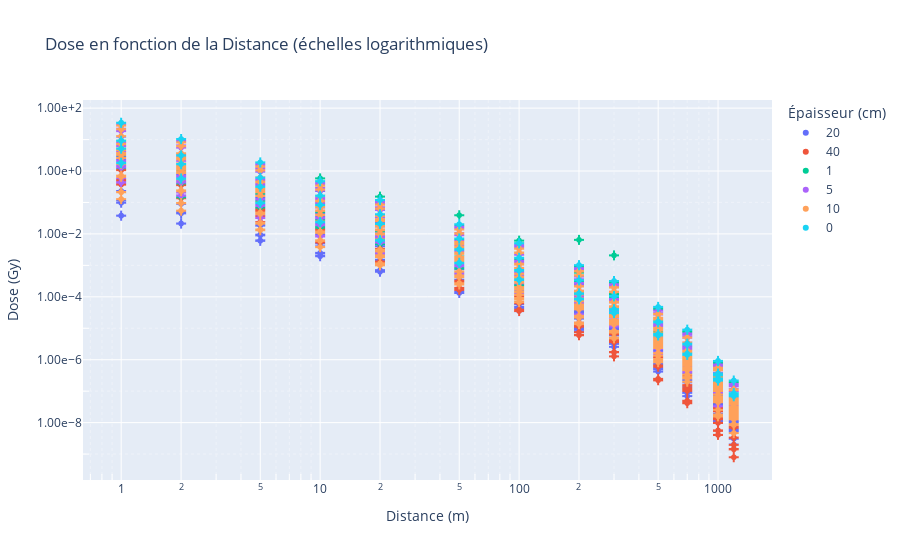

Notebook code for this chart:
### Code cell
import pandas as pd
import plotly.express as px
import ipywidgets as widgets
from IPython.display import display

# Charger vos données
data = pd.read_excel("./DB/All-at-once_DB.xlsx")

# Calcul des incertitudes absolues
data["Absolute Uncertainty"] = (data["1s uncertainty"] / 100) * data["Dose (Gy)"]

# Convertir la colonne Thickness en type catégorie
data['Thickness (cm)'] = data['Thickness (cm)'].astype('category')

# Créer un graphique Plotly de base sans widgets ni filtrage
fig = px.scatter(data, x="Distance (m)", y="Dose (Gy)",
                 error_y="Absolute Uncertainty", error_y_minus="Absolute Uncertainty",
                 log_x=True, log_y=True,
                 title="Dose en fonction de la Distance (échelles logarithmiques)",
                 labels={"Distance (m)": "Distance (m) [Log]", "Dose (Gy)": "Dose (Gy) [Log]"},
                 hover_data=['Particle', 'Screen', 'Code', 'Case'],
                 color="Thickness (cm)")

fig.update_xaxes(type="log", showgrid=True, title="Distance (m)")
fig.update_xaxes(minor = dict(ticks="inside", ticklen=6, tickcolor='white', griddash='dot', showgrid=True))
fig.update_yaxes(type='log', showgrid=True, tickformat='.2e',  title="Dose (Gy)")
fig.update_yaxes(minor = dict(ticks="inside", ticklen=6, tickcolor='white', griddash='dot', showgrid=True))

fig.update_layout(legend_title_text='Épaisseur (cm)')
fig.show()

### Figure 1 — Plotly figure (JSON) as saved in the notebook; plotly's stock layout.template omitted (floating-point values rounded to 4 significant figures; data arrays with more than 128 entries replaced by an {"elided": "..."} marker saying what was removed)
{"data": [{"customdata": {"elided": "624x4 str values"}, "error_y": {"array": {"elided": "624 float values"}, "arrayminus": {"elided": "624 float values"}}, "hovertemplate": "Thickness (cm)=20<br>Distance (m) [Log]=%{x}<br>Dose (Gy) [Log]=%{y}<br>Particle=%{customdata[0]}<br>Screen=%{customdata[1]}<br>Code=%{customdata[2]}<br>Case=%{customdata[3]}<extra></extra>", "legendgroup": "20", "marker": {"color": "#636efa", "symbol": "circle"}, "mode": "markers", "name": "20", "showlegend": true, "type": "scattergl", "x": {"elided": "624 int values"}, "xaxis": "x", "y": {"elided": "624 float values"}, "yaxis": "y"}, {"customdata": {"elided": "156x4 str values"}, "error_y": {"array": {"elided": "156 float values"}, "arrayminus": {"elided": "156 float values"}}, "hovertemplate": "Thickness (cm)=40<br>Distance (m) [Log]=%{x}<br>Dose (Gy) [Log]=%{y}<br>Particle=%{customdata[0]}<br>Screen=%{customdata[1]}<br>Code=%{customdata[2]}<br>Case=%{customdata[3]}<extra></extra>", "legendgroup": "40", "marker": {"color": "#EF553B", "symbol": "circle"}, "mode": "markers", "name": "40", "showlegend": true, "type": "scattergl", "x": {"elided": "156 int values"}, "xaxis": "x", "y": {"elided": "156 float values"}, "yaxis": "y"}, {"customdata": {"elided": "468x4 str values"}, "error_y": {"array": {"elided": "468 float values"}, "arrayminus": {"elided": "468 float values"}}, "hovertemplate": "Thickness (cm)=1<br>Distance (m) [Log]=%{x}<br>Dose (Gy) [Log]=%{y}<br>Particle=%{customdata[0]}<br>Screen=%{customdata[1]}<br>Code=%{customdata[2]}<br>Case=%{customdata[3]}<extra></extra>", "legendgroup": "1", "marker": {"color": "#00cc96", "symbol": "circle"}, "mode": "markers", "name": "1", "showlegend": true, "type": "scattergl", "x": {"elided": "468 int values"}, "xaxis": "x", "y": {"elided": "468 float values"}, "yaxis": "y"}, {"customdata": {"elided": "468x4 str values"}, "error_y": {"array": {"elided": "468 float values"}, "arrayminus": {"elided": "468 float values"}}, "hovertemplate": "Thickness (cm)=5<br>Distance (m) [Log]=%{x}<br>Dose (Gy) [Log]=%{y}<br>Particle=%{customdata[0]}<br>Screen=%{customdata[1]}<br>Code=%{customdata[2]}<br>Case=%{customdata[3]}<extra></extra>", "legendgroup": "5", "marker": {"color": "#ab63fa", "symbol": "circle"}, "mode": "markers", "name": "5", "showlegend": true, "type": "scattergl", "x": {"elided": "468 int values"}, "xaxis": "x", "y": {"elided": "468 float values"}, "yaxis": "y"}, {"customdata": {"elided": "468x4 str values"}, "error_y": {"array": {"elided": "468 float values"}, "arrayminus": {"elided": "468 float values"}}, "hovertemplate": "Thickness (cm)=10<br>Distance (m) [Log]=%{x}<br>Dose (Gy) [Log]=%{y}<br>Particle=%{customdata[0]}<br>Screen=%{customdata[1]}<br>Code=%{customdata[2]}<br>Case=%{customdata[3]}<extra></extra>", "legendgroup": "10", "marker": {"color": "#FFA15A", "symbol": "circle"}, "mode": "markers", "name": "10", "showlegend": true, "type": "scattergl", "x": {"elided": "468 int values"}, "xaxis": "x", "y": {"elided": "468 float values"}, "yaxis": "y"}, {"customdata": {"elided": "156x4 str values"}, "error_y": {"array": {"elided": "156 float values"}, "arrayminus": {"elided": "156 float values"}}, "hovertemplate": "Thickness (cm)=0<br>Distance (m) [Log]=%{x}<br>Dose (Gy) [Log]=%{y}<br>Particle=%{customdata[0]}<br>Screen=%{customdata[1]}<br>Code=%{customdata[2]}<br>Case=%{customdata[3]}<extra></extra>", "legendgroup": "0", "marker": {"color": "#19d3f3", "symbol": "circle"}, "mode": "markers", "name": "0", "showlegend": true, "type": "scattergl", "x": {"elided": "156 int values"}, "xaxis": "x", "y": {"elided": "156 float values"}, "yaxis": "y"}], "layout": {"legend": {"title": {"text": "Épaisseur (cm)"}, "tracegroupgap": 0}, "title": {"text": "Dose en fonction de la Distance (échelles logarithmiques)"}, "xaxis": {"anchor": "y", "domain": [0, 1], "minor": {"griddash": "dot", "showgrid": true, "tickcolor": "white", "ticklen": 6, "ticks": "inside"}, "showgrid": true, "title": {"text": "Distance (m)"}, "type": "log"}, "yaxis": {"anchor": "x", "domain": [0, 1], "minor": {"griddash": "dot", "showgrid": true, "tickcolor": "white", "ticklen": 6, "ticks": "inside"}, "showgrid": true, "tickformat": ".2e", "title": {"text": "Dose (Gy)"}, "type": "log"}}}
